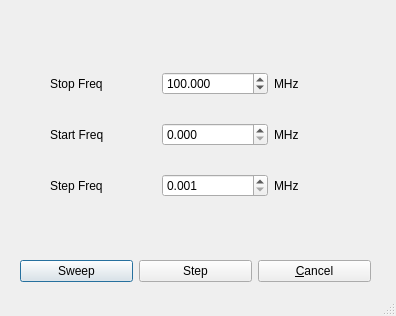
<?xml version="1.0" encoding="UTF-8"?>
<ui version="4.0">
 <class>Dialog</class>
 <widget class="QDialog" name="Dialog">
  <property name="geometry">
   <rect>
    <x>0</x>
    <y>0</y>
    <width>396</width>
    <height>316</height>
   </rect>
  </property>
  <property name="windowTitle">
   <string>Dialog</string>
  </property>
  <property name="sizeGripEnabled">
   <bool>true</bool>
  </property>
  <widget class="QWidget" name="layoutWidget">
   <property name="geometry">
    <rect>
     <x>20</x>
     <y>250</y>
     <width>351</width>
     <height>42</height>
    </rect>
   </property>
   <layout class="QHBoxLayout">
    <property name="spacing">
     <number>6</number>
    </property>
    <property name="leftMargin">
     <number>0</number>
    </property>
    <property name="topMargin">
     <number>0</number>
    </property>
    <property name="rightMargin">
     <number>0</number>
    </property>
    <property name="bottomMargin">
     <number>0</number>
    </property>
    <item>
     <widget class="QPushButton" name="direct_btn_sweep">
      <property name="text">
       <string>Sweep</string>
      </property>
     </widget>
    </item>
    <item>
     <widget class="QPushButton" name="direct_btn_step">
      <property name="text">
       <string>Step</string>
      </property>
     </widget>
    </item>
    <item>
     <widget class="QPushButton" name="direct_btn_cancel">
      <property name="text">
       <string>&amp;Cancel</string>
      </property>
     </widget>
    </item>
   </layout>
  </widget>
  <widget class="QWidget" name="gridLayoutWidget">
   <property name="geometry">
    <rect>
     <x>50</x>
     <y>50</y>
     <width>330</width>
     <height>171</height>
    </rect>
   </property>
   <layout class="QGridLayout" name="gridLayout">
    <item row="2" column="2">
     <widget class="QLabel" name="label_6">
      <property name="text">
       <string>MHz</string>
      </property>
     </widget>
    </item>
    <item row="2" column="0">
     <widget class="QLabel" name="label_3">
      <property name="text">
       <string>Step Freq</string>
      </property>
     </widget>
    </item>
    <item row="0" column="1">
     <widget class="QDoubleSpinBox" name="direct_stop_freq_mhz">
      <property name="suffix">
       <string/>
      </property>
      <property name="decimals">
       <number>3</number>
      </property>
      <property name="minimum">
       <double>1.000000000000000</double>
      </property>
      <property name="maximum">
       <double>3000.000000000000000</double>
      </property>
      <property name="singleStep">
       <double>0.001000000000000</double>
      </property>
      <property name="stepType">
       <enum>QAbstractSpinBox::AdaptiveDecimalStepType</enum>
      </property>
      <property name="value">
       <double>100.000000000000000</double>
      </property>
     </widget>
    </item>
    <item row="1" column="2">
     <widget class="QLabel" name="label_5">
      <property name="text">
       <string>MHz</string>
      </property>
     </widget>
    </item>
    <item row="1" column="0">
     <widget class="QLabel" name="label_2">
      <property name="text">
       <string>Start Freq</string>
      </property>
     </widget>
    </item>
    <item row="0" column="2">
     <widget class="QLabel" name="label_4">
      <property name="text">
       <string>MHz</string>
      </property>
     </widget>
    </item>
    <item row="2" column="1">
     <widget class="QDoubleSpinBox" name="direct_step_freq_mhz">
      <property name="decimals">
       <number>3</number>
      </property>
      <property name="minimum">
       <double>0.001000000000000</double>
      </property>
      <property name="singleStep">
       <double>0.001000000000000</double>
      </property>
      <property name="value">
       <double>0.001000000000000</double>
      </property>
     </widget>
    </item>
    <item row="1" column="1">
     <widget class="QDoubleSpinBox" name="direct_start_freq_mhz">
      <property name="decimals">
       <number>3</number>
      </property>
      <property name="maximum">
       <double>2999.000000000000000</double>
      </property>
      <property name="singleStep">
       <double>0.001000000000000</double>
      </property>
      <property name="stepType">
       <enum>QAbstractSpinBox::AdaptiveDecimalStepType</enum>
      </property>
      <property name="value">
       <double>0.000000000000000</double>
      </property>
     </widget>
    </item>
    <item row="0" column="0">
     <widget class="QLabel" name="label">
      <property name="text">
       <string>Stop Freq</string>
      </property>
     </widget>
    </item>
   </layout>
  </widget>
 </widget>
 <resources/>
 <connections>
  <connection>
   <sender>direct_btn_cancel</sender>
   <signal>clicked()</signal>
   <receiver>Dialog</receiver>
   <slot>reject()</slot>
   <hints>
    <hint type="sourcelabel">
     <x>369</x>
     <y>253</y>
    </hint>
    <hint type="destinationlabel">
     <x>179</x>
     <y>282</y>
    </hint>
   </hints>
  </connection>
 </connections>
</ui>
